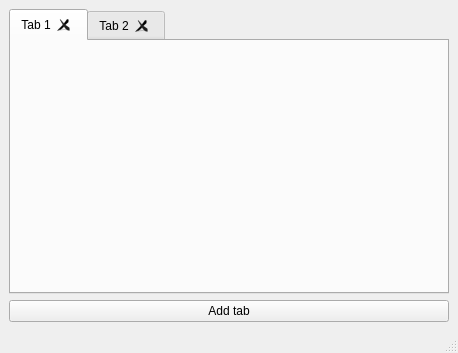
<?xml version="1.0" encoding="UTF-8"?>
<ui version="4.0">
 <class>MainWindow</class>
 <widget class="QMainWindow" name="MainWindow">
  <property name="geometry">
   <rect>
    <x>0</x>
    <y>0</y>
    <width>458</width>
    <height>353</height>
   </rect>
  </property>
  <property name="windowTitle">
   <string>MainWindow</string>
  </property>
  <widget class="QWidget" name="centralwidget">
   <layout class="QHBoxLayout" name="horizontalLayout">
    <item>
     <layout class="QVBoxLayout" name="verticalLayout">
      <item>
       <widget class="QTabWidget" name="tabWidget">
        <property name="tabPosition">
         <enum>QTabWidget::North</enum>
        </property>
        <property name="tabShape">
         <enum>QTabWidget::Rounded</enum>
        </property>
        <property name="currentIndex">
         <number>0</number>
        </property>
        <property name="tabsClosable">
         <bool>true</bool>
        </property>
        <property name="movable">
         <bool>true</bool>
        </property>
        <widget class="QWidget" name="tab">
         <attribute name="title">
          <string>Tab 1</string>
         </attribute>
         <attribute name="toolTip">
          <string>This is home</string>
         </attribute>
        </widget>
        <widget class="QWidget" name="tab_2">
         <attribute name="title">
          <string>Tab 2</string>
         </attribute>
        </widget>
       </widget>
      </item>
      <item>
       <widget class="QPushButton" name="pushButton">
        <property name="text">
         <string>Add tab</string>
        </property>
       </widget>
      </item>
     </layout>
    </item>
   </layout>
  </widget>
  <widget class="QMenuBar" name="menubar">
   <property name="geometry">
    <rect>
     <x>0</x>
     <y>0</y>
     <width>458</width>
     <height>22</height>
    </rect>
   </property>
  </widget>
  <widget class="QStatusBar" name="statusbar"/>
 </widget>
 <resources/>
 <connections/>
</ui>
